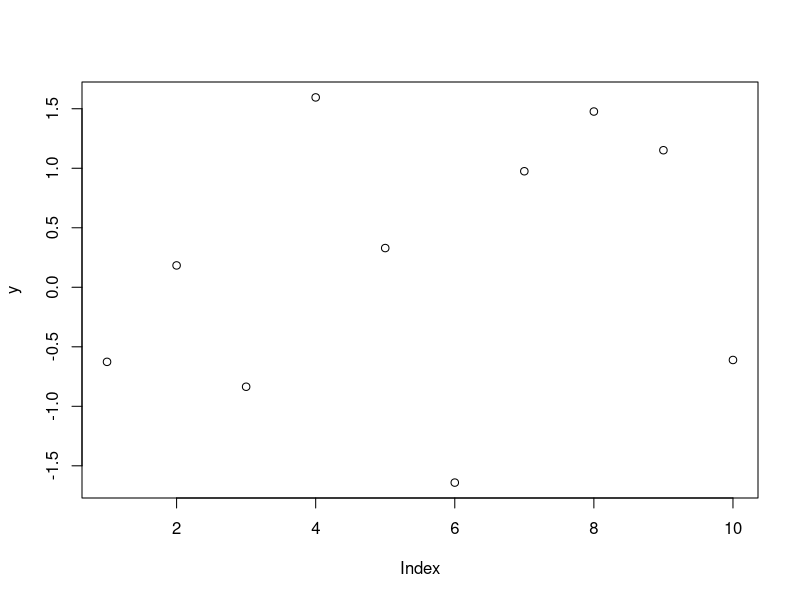

This chart was generated by the following R code: (Note: this script raises an error after producing the figure.)
# Assume single changepoint model at a single point cp. Using normal distribution 

rm(list = ls())

set.seed(1)

# Load data in
Data=""
# y <- read.csv(Data)

# Or simulated data
cp <- 5
y1 <- rnorm(cp,0,1)
y2 <- rnorm(cp,0,2)

y <- c(y1,y2) ; plot(y)

approx_samples <- 10000

# prior for parameter
mu_prior <- c(0,3) #Normal distribution
sigma_prior <- c(5,0.6) #Use Scaled-Inverse-Chi-Squared for Conjugacy (df_para,scale_para) - mean of c(5,0.6) = 1

proposal_sd_rj <- 0.2 #bigger jump for the reversible jump
proposal_sd_wm <- 0.1 #within model sample of parameters
sims <- 100000
perc_burnin <- 0.1
num_of_cps_list <- rep(NA,sims)
mu_list <- list() #to assign to this list, use [[]]
sigma_list <- list() #to assign to this list, use [[]]
num_of_cps <- 0
mu <- mean(y)
sigma <- sqrt(var(y))
# Divide the problem into three problems
# 1) Unknown Mean, Known Sigma^2
# 2) Known Mean, Unknown Sigma^2
# 3) Unknown Mean, Unknown Sigma^2

cpd_test <- as.numeric(readline(prompt = "Unknown Mu(1), Unknown Sigma(2), Unknown Mu and Sigma(3): ")) # Start with Unknown Mean, Known Sigma

if (cpd_test==1){ #Unknown Mu, known sigma^2
  # Use approximation using samples from prior, reversible jump, and analytical
  known_sigma <- as.numeric(readline(prompt = "Known sigma: "))
  
  # Before anything, define function for product of normals
  prod_norm <- function(mu,sigma,y){prod(dnorm(y,mu,sigma))}
  
  # Use approximation, i.e integrate over all mu
  # Marginal likelihood P(Y|M_0)
  pM0 <- mean(sapply(rnorm(approx_samples,mu_prior[1],mu_prior[2]),prod_norm,known_sigma,y))
  # Marginal Likelihood P(Y|M_1)
  pM1 <- mean(sapply(rnorm(approx_samples,mu_prior[1],mu_prior[2]),prod_norm,known_sigma,y[1:cp]))*mean(sapply(rnorm(approx_samples,mu_prior[1],mu_prior[2]),prod_norm,known_sigma,y[(cp+1):(2*cp)]))
  # Normalise
  total <- pM0+pM1
  pM0 <- pM0/total
  pM1 <- pM1/total
  # Store results in data frame
  results <- data.frame("Approx"=c(pM0,pM1))
  
  # Now calculate using reversible jump
  # proposal_sd_rj <- 0.1 #bigger jump for the reversible jump
  # proposal_sd_wm <- 0.1 #within model sample of parameters
  # sims <- 100000
  # perc_burnin <- 0.1
  # num_of_cps_list <- rep(NA,sims)
  # mu_list <- list() #to assign to this list, use [[]]
  # num_of_cps <- 0
  # mu <- mean(y)
  
  for (s in 1:sims) {
    if (s%%10000==0) {
      print(s)
    }
    # If we have no changepoints, we jump to one changepoint at cp
    if (num_of_cps==0) {
      u1 <- rnorm(1,0,proposal_sd_rj)
      u2 <- rnorm(1,0,proposal_sd_rj)
      
      new_mu_left <- mean(y[1:cp])+u1
      new_mu_right <- mean(y[(cp+1):(2*cp)])+u2
      
      old_prior <- dnorm(mu,mu_prior[1],mu_prior[2],log = TRUE)
      new_prior <- dnorm(new_mu_left,mu_prior[1],mu_prior[2],log = TRUE) + dnorm(new_mu_right,mu_prior[1],mu_prior[2],log = TRUE)
      
      old_like <- sum(dnorm(y,mu,known_sigma,log = TRUE))
      new_like <- sum(dnorm(y[1:cp],new_mu_left,known_sigma,log = TRUE))+sum(dnorm(y[(cp+1):(2*cp)],new_mu_right,known_sigma,log = TRUE))
      
      old_to_new <- dnorm(u1,0,proposal_sd_rj,log = TRUE)+dnorm(u2,0,proposal_sd_rj,log = TRUE)
      new_to_old <- dnorm(mean(y)-mu,0,proposal_sd_rj,log = TRUE)
      if (runif(1)<exp(new_like+new_prior+new_to_old-old_like-old_prior-old_to_new)) {
        num_of_cps <- 1
        mu <- c(new_mu_left,new_mu_right)
      }
    } else { 
      # We are in the one changepoint model
      u <- rnorm(1,0,proposal_sd_rj)
      
      new_mu <- mean(y)+u
      
      old_prior <- dnorm(mu[1],mu_prior[1],mu_prior[2],log = TRUE)+dnorm(mu[2],mu_prior[1],mu_prior[2],log = TRUE)
      new_prior <- dnorm(new_mu,mu_prior[1],mu_prior[2],log = TRUE)
      
      old_like <- sum(dnorm(y[1:cp],mu[1],known_sigma,log = TRUE))+sum(dnorm(y[(cp+1):(2*cp)],mu[2],known_sigma,log = TRUE))
      new_like <- sum(dnorm(y,new_mu,known_sigma,log = TRUE))
      
      old_to_new <- dnorm(u,0,proposal_sd_rj,log = TRUE)
      new_to_old <- dnorm(mu[1]-mean(y[1:cp]),0,proposal_sd_rj,log = TRUE)+dnorm(mu[2]-mean(y[(cp+1):(2*cp)]),0,proposal_sd_rj,log = TRUE)
      
      if (runif(1)< exp(new_like+new_prior-old_like-old_prior+new_to_old-old_to_new)) {
        mu <- new_mu
        num_of_cps <- 0
      }
    }
    # Resample mu parameter from posterior, use Metropolis Hastings
    if (num_of_cps==0) {
      u <- rnorm(1,0,proposal_sd_wm)
      new_mu <- mu+u

      old_prior <- dnorm(mu,mu_prior[1],mu_prior[2],log = TRUE)
      new_prior <- dnorm(new_mu,mu_prior[1],mu_prior[2],log = TRUE)

      old_like <- sum(dnorm(y,mu,known_sigma,log = TRUE))
      new_like <- sum(dnorm(y,new_mu,known_sigma,log = TRUE))
      # Symmetric proposal so no transition probability
      if (runif(1)<exp(new_like+new_prior-old_prior-old_like)) {
        mu <- new_mu
      }
    } else{
      u1 <- rnorm(1,0,proposal_sd_wm)
      u2 <- rnorm(1,0,proposal_sd_wm)
      new_mu_left <- mu[1]+u1
      new_mu_right <- mu[2]+u2

      old_prior <- dnorm(mu[1],mu_prior[1],mu_prior[2],log = TRUE)+dnorm(mu[2],mu_prior[1],mu_prior[2],log = TRUE)
      new_prior <- dnorm(new_mu_left,mu_prior[1],mu_prior[2],log = TRUE)+dnorm(new_mu_right,mu_prior[1],mu_prior[2],log = TRUE)

      old_like <- sum(dnorm(y[1:cp],mu[1],known_sigma,log = TRUE))+sum(dnorm(y[(cp+1):(2*cp)],mu[2],known_sigma,log = TRUE))
      new_like <- sum(dnorm(y[1:cp],new_mu_left,known_sigma,log = TRUE))+sum(dnorm(y[(cp+1):(2*cp)],new_mu_right,known_sigma,log = TRUE))
      # Symmetric proposal so no transition probability
      if (runif(1)<exp(new_like+new_prior-old_prior-old_like)) {
        mu <- c(new_mu_left,new_mu_right)
      }
    }
    #now resample mu from its posterior
    # if (num_of_cps==0) {
    #   posteriorsd <- sqrt( ( 1/mu_prior[2]^2 + length(y) )^(-1) )
    #   posteriormu <- sum(y)/ ( 1/mu_prior[2]^2 + length(y)) 
    #   mu <- rnorm(1,posteriormu,posteriorsd)
    # } else {
    #   y1 <- y[1:cp]; y2 <- y[(cp+1):(2*cp)]
    #   posteriorsd <- sqrt( ( 1/mu_prior[2]^2 + length(y1) )^(-1) )
    #   posteriormu <- sum(y1)/ ( 1/mu_prior[2]^2 + length(y1)) 
    #   mu[1] <- rnorm(1,posteriormu,posteriorsd)
    #   
    #   posteriorsd <- sqrt( ( 1/mu_prior[2]^2 + length(y2) )^(-1) )
    #   posteriormu <- sum(y2)/ ( 1/mu_prior[2]^2 + length(y2)) 
    #   mu[2] <- rnorm(1,posteriormu,posteriorsd)
    # }
    num_of_cps_list[s] <- num_of_cps
    mu_list[[s]] <- mu
  }
  num_of_cps_list <- num_of_cps_list[-(1:(perc_burnin*sims))]
  mu_list <- mu_list[-(1:(perc_burnin*sims))]
  
  cps_0 <- sum(num_of_cps_list==0)
  cps_1 <- sum(num_of_cps_list==1)
  cps_0_perc <- cps_0/(cps_0+cps_1)
  cps_1_perc <- cps_1/(cps_0+cps_1)
  
  results <- cbind(results,"RJMCMC"=c(cps_0_perc,cps_1_perc))
  
  # Analytical results
  # We need to calculate marginal likelihood since p(M0|Y) proportional to p(Y|M0)p(M0) and p(M1|Y) proportional to p(Y|M1)p(M1)
  
  # Write function for Marginal likelihood
  marg_like_mu <- function(y,sigma,mu_0,sigma_0){
    return((sigma/(((sqrt(2*pi)*sigma)^length(y))*sqrt(length(y)*sigma_0^2+sigma^2)))*exp(-(sum(y^2)/(2*sigma^2))-(mu_0^2/(2*sigma_0^2)))*exp(((sigma_0^2*length(y)^2*mean(y)^2/sigma^2)+((sigma^2*mu_0^2)/sigma_0^2)+(2*length(y)*mean(y)*mu_0))/(2*(length(y)*sigma_0^2+sigma^2))))              
  }
  
  # For model M0, no changepoint
  # marg_like_M0 <- (known_sigma/((sqrt(2*pi)*known_sigma)*sqrt(length(y)*mu_prior[2]^2+known_sigma^2)))*exp(-(sum(y^2)/(2*known_sigma^2))-(mu_prior[1]^2/(2*mu_prior[2]^2)))*exp(((mu_prior[2]^2*length(y)^2*mean(y)^2/known_sigma^2)+((known_sigma^2*mu_prior[1]^2)/mu_prior[2]^2)+(2*length(y)*mean(y)*mu_prior[1]))/(2*(length(y)*mu_prior[2]^2+known_sigma^2)))              
  marg_like_M0 <- marg_like_mu(y,known_sigma,mu_prior[1],mu_prior[2])
    
  # For model M1, one changepoint
  marg_like_M1 <- marg_like_mu(y[1:cp],known_sigma,mu_prior[1],mu_prior[2])*marg_like_mu(y[(cp+1):(2*cp)],known_sigma,mu_prior[1],mu_prior[2])
  
  total_marg <- marg_like_M0+marg_like_M1
  
  marg_like_M0 <- marg_like_M0/total_marg
  marg_like_M1 <- marg_like_M1/total_marg
  
  results <- cbind(results,"Analytical"=c(marg_like_M0,marg_like_M1))
  
}else if(cpd_test==2){ #Known Mean, Unknown Sigma^2
  # Use approximation using samples from prior, reversible jump, and analytical
  known_mu <- as.numeric(readline(prompt = "Known mu: "))
  
  # Before anything, define function for product of normals
  prod_norm <- function(sigma,mu,y){prod(dnorm(y,mu,sigma))}
  
  # Use approximation, i.e integrate over all sigma
  # Define function to generate and evaluate Scaled-Inverse-Chi-Squared variables, parameters (scale,degree_of_freedom)
  rscaleinvchi <- function(n,df_para,scale_para){
    return((df_para*scale_para)/rchisq(n,df_para))
  }
  dscaleinvchi <- function(x,df_para,scale_para,log=c(TRUE,FALSE)){
    if (log) {
      return(log((scale_para*df_para/2)^(df_para/2)/(gamma(df_para/2))*exp((-df_para*scale_para)/(2*x))/(x^(1+(df_para/2)))))
    } else {
      return((scale_para*df_para/2)^(df_para/2)/(gamma(df_para/2))*exp((-df_para*scale_para)/(2*x))/(x^(1+(df_para/2))))
    } 
  }
  
  # Marginal likelihood P(Y|M_0) 
  pM0 <- mean(sapply(sqrt(rscaleinvchi(approx_samples,sigma_prior[1],sigma_prior[2])),prod_norm,known_mu,y))
  # Marginal Likelihood P(Y|M_1) 
  pM1 <- mean(sapply(sqrt(rscaleinvchi(approx_samples,sigma_prior[1],sigma_prior[2])),prod_norm,known_mu,y[1:cp]))*mean(sapply(sqrt(rscaleinvchi(approx_samples,sigma_prior[1],sigma_prior[2])),prod_norm,known_mu,y[(cp+1):(2*cp)]))
  # Normalise
  total <- pM0+pM1
  pM0 <- pM0/total
  pM1 <- pM1/total
  # Store results in data frame
  results <- data.frame("Approx"=c(pM0,pM1))
  
  # Now calculate using reversible jump
  # proposal_sd_rj <- 0.1 #bigger jump for the reversible jump
  # proposal_sd_wm <- 0.1 #within model sample of parameters
  # sims <- 100000
  # perc_burnin <- 0.1
  # num_of_cps_list <- rep(NA,sims)
  # sigma_list <- list() #to assign to this list, use [[]]
  # num_of_cps <- 0
  # sigma <- sqrt(var(y)) #initialisation

  for (s in 1:sims) {
    if (s%%10000==0) {
      print(s)
    }
    # If we have no changepoints, we jump to one changepoint at cp
    if (num_of_cps==0) {
      u1 <- rnorm(1,0,proposal_sd_rj)
      u2 <- rnorm(1,0,proposal_sd_rj)

      new_sigma_left <- sqrt(var(y[1:cp])+u1)
      new_sigma_right <- sqrt(var(y[(cp+1):(2*cp)])+u2)

      old_prior <- dscaleinvchi(sigma^2,sigma_prior[1],sigma_prior[2],log = TRUE)
      new_prior <- dscaleinvchi(new_sigma_left^2,sigma_prior[1],sigma_prior[2],log = TRUE) + dscaleinvchi(new_sigma_right^2,sigma_prior[1],sigma_prior[2],log = TRUE)

      old_like <- sum(dnorm(y,known_mu,sigma,log = TRUE))
      new_like <- sum(dnorm(y[1:cp],known_mu,new_sigma_left,log = TRUE))+sum(dnorm(y[(cp+1):(2*cp)],known_mu,new_sigma_right,log = TRUE))

      old_to_new <- dnorm(u1,0,proposal_sd_rj,log = TRUE)+dnorm(u2,0,proposal_sd_rj,log = TRUE)
      new_to_old <- dnorm(sigma^2-var(y),0,proposal_sd_rj,log = TRUE)
      if (runif(1)<exp(new_like+new_prior+new_to_old-old_like-old_prior-old_to_new)) {
        num_of_cps <- 1
        sigma <- c(new_sigma_left,new_sigma_right)
      }
    } else {
      # We are in the one changepoint model
      u <- rnorm(1,0,proposal_sd_rj)

      new_sigma <- sqrt(var(y)+u)

      old_prior <- dscaleinvchi(sigma[1]^2,sigma_prior[1],sigma_prior[2],log = TRUE)+dscaleinvchi(sigma[2]^2,sigma_prior[1],sigma_prior[2],log = TRUE)
      new_prior <- dscaleinvchi(new_sigma^2,sigma_prior[1],sigma_prior[2],log = TRUE)

      old_like <- sum(dnorm(y[1:cp],known_mu,sigma[1],log = TRUE))+sum(dnorm(y[(cp+1):(2*cp)],known_mu,sigma[2],log = TRUE))
      new_like <- sum(dnorm(y,known_mu,new_sigma,log = TRUE))

      old_to_new <- dnorm(u,0,proposal_sd_rj,log = TRUE)
      new_to_old <- dnorm(sigma[1]^2-var(y[1:cp]),0,proposal_sd_rj,log = TRUE)+dnorm(sigma[2]^2-var(y[(cp+1):(2*cp)]),0,proposal_sd_rj,log = TRUE)

      if (runif(1)< exp(new_like+new_prior-old_like-old_prior+new_to_old-old_to_new)) {
        sigma <- new_sigma
        num_of_cps <- 0
      }
    }
    # Resample mu parameter from posterior, use Metropolis Hastings
    if (num_of_cps==0) {
      u <- rnorm(1,0,proposal_sd_wm)
      temp_new_sigma <- sigma^2+u
      if (temp_new_sigma<=0) {
      } else {
        new_sigma <- sqrt(sigma^2+u)

        old_prior <- dscaleinvchi(sigma^2,sigma_prior[1],sigma_prior[2],log = TRUE)
        new_prior <- dscaleinvchi(new_sigma^2,sigma_prior[1],sigma_prior[2],log = TRUE)
        
        old_like <- sum(dnorm(y,known_mu,sigma,log = TRUE))
        new_like <- sum(dnorm(y,known_mu,new_sigma,log = TRUE))
        # Symmetric proposal so no transition probability
        if (runif(1)<exp(new_like+new_prior-old_prior-old_like)) {
          sigma <- new_sigma
        }
      }
    } else{
      u1 <- rnorm(1,0,proposal_sd_wm)
      u2 <- rnorm(1,0,proposal_sd_wm)
      temp_new_sigma_left <- sigma[1]^2+u1
      temp_new_sigma_right <- sigma[2]^2+u2
      if (temp_new_sigma_left<=0|temp_new_sigma_right<=0) {
      } else{
        new_sigma_left <- sqrt(sigma[1]^2+u1)
        new_sigma_right <- sqrt(sigma[2]^2+u2)
        
        old_prior <- dscaleinvchi(sigma[1]^2,sigma_prior[1],sigma_prior[2],log = TRUE)+dscaleinvchi(sigma[2]^2,sigma_prior[1],sigma_prior[2],log = TRUE)
        new_prior <- dscaleinvchi(new_sigma_left^2,sigma_prior[1],sigma_prior[2],log = TRUE)+dscaleinvchi(new_sigma_right^2,sigma_prior[1],sigma_prior[2],log = TRUE)
        
        old_like <- sum(dnorm(y[1:cp],known_mu,sigma[1],log = TRUE))+sum(dnorm(y[(cp+1):(2*cp)],known_mu,sigma[2],log = TRUE))
        new_like <- sum(dnorm(y[1:cp],known_mu,new_sigma_left,log = TRUE))+sum(dnorm(y[(cp+1):(2*cp)],known_mu,new_sigma_right,log = TRUE))
        # Symmetric proposal so no transition probability
        if (runif(1)<exp(new_like+new_prior-old_prior-old_like)) {
          sigma <- c(new_sigma_left,new_sigma_right)
        }
      }
    }
    #now resample mu from its posterior
    # if (num_of_cps==0) {
    #   posteriorsd <- sqrt( ( 1/mu_prior[2]^2 + length(y) )^(-1) )
    #   posteriormu <- sum(y)/ ( 1/mu_prior[2]^2 + length(y))
    #   mu <- rnorm(1,posteriormu,posteriorsd)
    # } else {
    #   y1 <- y[1:cp]; y2 <- y[(cp+1):(2*cp)]
    #   posteriorsd <- sqrt( ( 1/mu_prior[2]^2 + length(y1) )^(-1) )
    #   posteriormu <- sum(y1)/ ( 1/mu_prior[2]^2 + length(y1))
    #   mu[1] <- rnorm(1,posteriormu,posteriorsd)
    #
    #   posteriorsd <- sqrt( ( 1/mu_prior[2]^2 + length(y2) )^(-1) )
    #   posteriormu <- sum(y2)/ ( 1/mu_prior[2]^2 + length(y2))
    #   mu[2] <- rnorm(1,posteriormu,posteriorsd)
    # }
    num_of_cps_list[s] <- num_of_cps
    sigma_list[[s]] <- sigma
  }
  num_of_cps_list <- num_of_cps_list[-(1:(perc_burnin*sims))]
  sigma_list <- sigma_list[-(1:(perc_burnin*sims))]

  cps_0 <- sum(num_of_cps_list==0)
  cps_1 <- sum(num_of_cps_list==1)
  cps_0_perc <- cps_0/(cps_0+cps_1)
  cps_1_perc <- cps_1/(cps_0+cps_1)

  results <- cbind(results,"RJMCMC"=c(cps_0_perc,cps_1_perc))
  
  # Analytical
  marg_like_sigma <- function(y,mu,df_0,scale_0){
    return(((1/sqrt(2*pi))^(length(y)))*(((scale_0*df_0)/2)^(df_0/2))/gamma(df_0/2)*gamma((df_0+length(y))/2)*((2/((df_0*scale_0)+(sum((y-mu)^2))))^((df_0+length(y))/2)))
  }
  
  # For Model M0
  marg_like_sigma_M0 <- marg_like_sigma(y,known_mu,sigma_prior[1],sigma_prior[2])
  
  # For Model M1
  marg_like_sigma_M1 <- marg_like_sigma(y[1:cp],known_mu,sigma_prior[1],sigma_prior[2])*marg_like_sigma(y[(cp+1):(2*cp)],known_mu,sigma_prior[1],sigma_prior[2])
  
  total_marg <- marg_like_sigma_M0+marg_like_sigma_M1
  
  marg_like_M0 <- marg_like_sigma_M0/total_marg
  marg_like_M1 <- marg_like_sigma_M1/total_marg
  
  results <- cbind(results,"Analytical"=c(marg_like_M0,marg_like_M1))

} else{ #Unknown mu and sigma^2
  
  # Use approximation using samples from prior, reversible jump, and analytical

  # Before anything, define function for product of normals
  prod_norm <- function(mu,sigma,y){prod(dnorm(y,mu,sigma))}

  # Define function to generate and evaluate Scaled-Inverse-Chi-Squared variables, parameters (scale,degree_of_freedom)
  rscaleinvchi <- function(n,df_para,scale_para){
    return((df_para*scale_para)/rchisq(n,df_para))
  }
  dscaleinvchi <- function(x,df_para,scale_para,log=c(TRUE,FALSE)){
    if (log) {
      return(log((scale_para*df_para/2)^(df_para/2)/(gamma(df_para/2))*exp((-df_para*scale_para)/(2*x))/(x^(1+(df_para/2)))))
    } else {
      return((scale_para*df_para/2)^(df_para/2)/(gamma(df_para/2))*exp((-df_para*scale_para)/(2*x))/(x^(1+(df_para/2))))
    }
  }
  # Use approximation, i.e integrate over all mu and sigma
  # ######Need to add approximation for both mu and sigma
  # Marginal likelihood P(Y|M_0)
  test_sigma_M0 <- sqrt(rscaleinvchi(approx_samples,sigma_prior[1],sigma_prior[2]))
  test_sigma_M0_matrix <- matrix(test_sigma_M0,nrow = approx_samples,ncol = length(test_sigma_M0),byrow = TRUE)
  test_mu_M0 <- rnorm(approx_samples,mu_prior[1],mu_prior[2])
  pM0 <- list()
  for (i in 1:100) {
    pM0[i] <- mean(sapply(test_mu_M0,prod_norm,test_sigma_M0[i],y))
  }
  
  pM0 <- mean(sapply(rnorm(approx_samples,mu_prior[1],mu_prior[2]),prod_norm,known_sigma,y))
  # Marginal Likelihood P(Y|M_1)
  pM1 <- mean(sapply(rnorm(approx_samples,mu_prior[1],mu_prior[2]),prod_norm,known_sigma,y[1:cp]))*mean(sapply(rnorm(approx_samples,mu_prior[1],mu_prior[2]),prod_norm,known_sigma,y[(cp+1):(2*cp)]))
  # Normalise
  total <- pM0+pM1
  pM0 <- pM0/total
  pM1 <- pM1/total
  # Store results in data frame
  results <- data.frame("Approx"=c(pM0,pM1))
  
  # Now calculate using reversible jump
  # proposal_sd_rj <- 0.1 #bigger jump for the reversible jump
  # proposal_sd_wm <- 0.1 #within model sample of parameters
  # sims <- 100000
  # perc_burnin <- 0.1
  # num_of_cps_list <- rep(NA,sims)
  # mu_list <- list() #to assign to this list, use [[]]
  # num_of_cps <- 0
  # mu <- mean(y)
  
  for (s in 1:sims) {
    if (s%%10000==0) {
      print(s)
    }
    # If we have no changepoints, we jump to one changepoint at cp
    if (num_of_cps==0) {
      u1 <- rnorm(1,0,proposal_sd_rj)
      u2 <- rnorm(1,0,proposal_sd_rj)
      
      new_mu_left <- mean(y[1:cp])+u1
      new_mu_right <- mean(y[(cp+1):(2*cp)])+u2
      
      old_prior <- dnorm(mu,mu_prior[1],mu_prior[2],log = TRUE)
      new_prior <- dnorm(new_mu_left,mu_prior[1],mu_prior[2],log = TRUE) + dnorm(new_mu_right,mu_prior[1],mu_prior[2],log = TRUE)
      
      old_like <- sum(dnorm(y,mu,known_sigma,log = TRUE))
      new_like <- sum(dnorm(y[1:cp],new_mu_left,known_sigma,log = TRUE))+sum(dnorm(y[(cp+1):(2*cp)],new_mu_right,known_sigma,log = TRUE))
      
      old_to_new <- dnorm(u1,0,proposal_sd_rj,log = TRUE)+dnorm(u2,0,proposal_sd_rj,log = TRUE)
      new_to_old <- dnorm(mean(y)-mu,0,proposal_sd_rj,log = TRUE)
      if (runif(1)<exp(new_like+new_prior+new_to_old-old_like-old_prior-old_to_new)) {
        num_of_cps <- 1
        mu <- c(new_mu_left,new_mu_right)
      }
    } else { 
      # We are in the one changepoint model
      u <- rnorm(1,0,proposal_sd_rj)
      
      new_mu <- mean(y)+u
      
      old_prior <- dnorm(mu[1],mu_prior[1],mu_prior[2],log = TRUE)+dnorm(mu[2],mu_prior[1],mu_prior[2],log = TRUE)
      new_prior <- dnorm(new_mu,mu_prior[1],mu_prior[2],log = TRUE)
      
      old_like <- sum(dnorm(y[1:cp],mu[1],known_sigma,log = TRUE))+sum(dnorm(y[(cp+1):(2*cp)],mu[2],known_sigma,log = TRUE))
      new_like <- sum(dnorm(y,new_mu,known_sigma,log = TRUE))
      
      old_to_new <- dnorm(u,0,proposal_sd_rj,log = TRUE)
      new_to_old <- dnorm(mu[1]-mean(y[1:cp]),0,proposal_sd_rj,log = TRUE)+dnorm(mu[2]-mean(y[(cp+1):(2*cp)]),0,proposal_sd_rj,log = TRUE)
      
      if (runif(1)< exp(new_like+new_prior-old_like-old_prior+new_to_old-old_to_new)) {
        mu <- new_mu
        num_of_cps <- 0
      }
    }
    # Resample mu parameter from posterior, use Metropolis Hastings
    if (num_of_cps==0) {
      u <- rnorm(1,0,proposal_sd_wm)
      new_mu <- mu+u
      
      old_prior <- dnorm(mu,mu_prior[1],mu_prior[2],log = TRUE)
      new_prior <- dnorm(new_mu,mu_prior[1],mu_prior[2],log = TRUE)
      
      old_like <- sum(dnorm(y,mu,known_sigma,log = TRUE))
      new_like <- sum(dnorm(y,new_mu,known_sigma,log = TRUE))
      # Symmetric proposal so no transition probability
      if (runif(1)<exp(new_like+new_prior-old_prior-old_like)) {
        mu <- new_mu
      }
    } else{
      u1 <- rnorm(1,0,proposal_sd_wm)
      u2 <- rnorm(1,0,proposal_sd_wm)
      new_mu_left <- mu[1]+u1
      new_mu_right <- mu[2]+u2
      
      old_prior <- dnorm(mu[1],mu_prior[1],mu_prior[2],log = TRUE)+dnorm(mu[2],mu_prior[1],mu_prior[2],log = TRUE)
      new_prior <- dnorm(new_mu_left,mu_prior[1],mu_prior[2],log = TRUE)+dnorm(new_mu_right,mu_prior[1],mu_prior[2],log = TRUE)
      
      old_like <- sum(dnorm(y[1:cp],mu[1],known_sigma,log = TRUE))+sum(dnorm(y[(cp+1):(2*cp)],mu[2],known_sigma,log = TRUE))
      new_like <- sum(dnorm(y[1:cp],new_mu_left,known_sigma,log = TRUE))+sum(dnorm(y[(cp+1):(2*cp)],new_mu_right,known_sigma,log = TRUE))
      # Symmetric proposal so no transition probability
      if (runif(1)<exp(new_like+new_prior-old_prior-old_like)) {
        mu <- c(new_mu_left,new_mu_right)
      }
    }
    #now resample mu from its posterior
    # if (num_of_cps==0) {
    #   posteriorsd <- sqrt( ( 1/mu_prior[2]^2 + length(y) )^(-1) )
    #   posteriormu <- sum(y)/ ( 1/mu_prior[2]^2 + length(y)) 
    #   mu <- rnorm(1,posteriormu,posteriorsd)
    # } else {
    #   y1 <- y[1:cp]; y2 <- y[(cp+1):(2*cp)]
    #   posteriorsd <- sqrt( ( 1/mu_prior[2]^2 + length(y1) )^(-1) )
    #   posteriormu <- sum(y1)/ ( 1/mu_prior[2]^2 + length(y1)) 
    #   mu[1] <- rnorm(1,posteriormu,posteriorsd)
    #   
    #   posteriorsd <- sqrt( ( 1/mu_prior[2]^2 + length(y2) )^(-1) )
    #   posteriormu <- sum(y2)/ ( 1/mu_prior[2]^2 + length(y2)) 
    #   mu[2] <- rnorm(1,posteriormu,posteriorsd)
    # }
    num_of_cps_list[s] <- num_of_cps
    mu_list[[s]] <- mu
  }
  num_of_cps_list <- num_of_cps_list[-(1:(perc_burnin*sims))]
  mu_list <- mu_list[-(1:(perc_burnin*sims))]
  
  cps_0 <- sum(num_of_cps_list==0)
  cps_1 <- sum(num_of_cps_list==1)
  cps_0_perc <- cps_0/(cps_0+cps_1)
  cps_1_perc <- cps_1/(cps_0+cps_1)
  
  results <- cbind(results,"RJMCMC"=c(cps_0_perc,cps_1_perc))
  
  # Analytical results
  # We need to calculate marginal likelihood since p(M0|Y) proportional to p(Y|M0)p(M0) and p(M1|Y) proportional to p(Y|M1)p(M1)
  
  # Write function for Marginal likelihood
  marg_like_mu <- function(y,sigma,mu_0,sigma_0){
    return((sigma/(((sqrt(2*pi)*sigma)^length(y))*sqrt(length(y)*sigma_0^2+sigma^2)))*exp(-(sum(y^2)/(2*sigma^2))-(mu_0^2/(2*sigma_0^2)))*exp(((sigma_0^2*length(y)^2*mean(y)^2/sigma^2)+((sigma^2*mu_0^2)/sigma_0^2)+(2*length(y)*mean(y)*mu_0))/(2*(length(y)*sigma_0^2+sigma^2))))              
  }
  
  # For model M0, no changepoint
  # marg_like_M0 <- (known_sigma/((sqrt(2*pi)*known_sigma)*sqrt(length(y)*mu_prior[2]^2+known_sigma^2)))*exp(-(sum(y^2)/(2*known_sigma^2))-(mu_prior[1]^2/(2*mu_prior[2]^2)))*exp(((mu_prior[2]^2*length(y)^2*mean(y)^2/known_sigma^2)+((known_sigma^2*mu_prior[1]^2)/mu_prior[2]^2)+(2*length(y)*mean(y)*mu_prior[1]))/(2*(length(y)*mu_prior[2]^2+known_sigma^2)))              
  marg_like_M0 <- marg_like_mu(y,known_sigma,mu_prior[1],mu_prior[2])
  
  # For model M1, one changepoint
  marg_like_M1 <- marg_like_mu(y[1:cp],known_sigma,mu_prior[1],mu_prior[2])*marg_like_mu(y[(cp+1):(2*cp)],known_sigma,mu_prior[1],mu_prior[2])
  
  total_marg <- marg_like_M0+marg_like_M1
  
  marg_like_M0 <- marg_like_M0/total_marg
  marg_like_M1 <- marg_like_M1/total_marg
  
  results <- cbind(results,"Analytical"=c(marg_like_M0,marg_like_M1))
  

  
  
}
